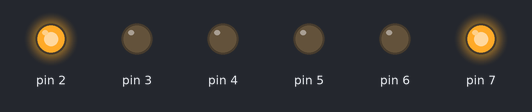
The sketch below on a simulated Arduino Uno, built with avr-gcc and run on an emulated ATmega328P. On the bench: output pins drawn as LEDs (lit = HIGH).

Above: at 1.2 s.
At 3.0 s:
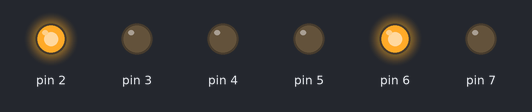
At 4.7 s:
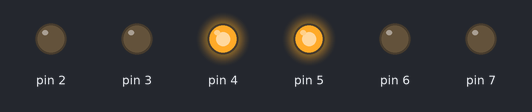
At 6.5 s:
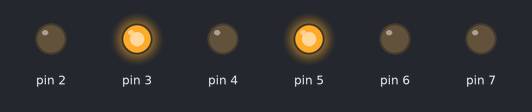
Timing chart, 0 to 9.1 s (numbered marks = the images above):
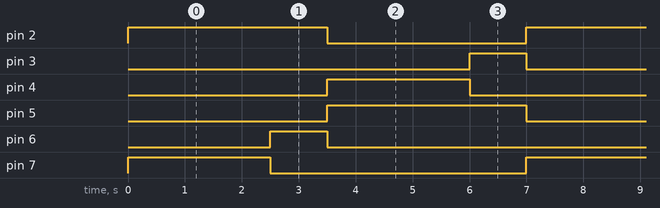

The sketch:

Feux_de_signalisation.ino
```cpp
void setup()
{
 pinMode(2, OUTPUT);
 pinMode(3, OUTPUT);
 pinMode(4, OUTPUT);
 pinMode(5, OUTPUT);
 pinMode(6, OUTPUT);
 pinMode(7, OUTPUT);

 digitalWrite(2, HIGH);
  digitalWrite(3, LOW);
  digitalWrite(4, LOW);
  digitalWrite(5, HIGH);
  digitalWrite(6, LOW);
  digitalWrite(7, LOW);

}

void loop()
{
 digitalWrite(2, HIGH);
  digitalWrite(3, LOW);
  digitalWrite(4, LOW);
  digitalWrite(5, LOW);
  digitalWrite(6, LOW);
  digitalWrite(7, HIGH);
  delay(2500);

  digitalWrite(2, HIGH);
  digitalWrite(3, LOW);
  digitalWrite(4, LOW);
  digitalWrite(5, LOW);
  digitalWrite(6, HIGH);
  digitalWrite(7, LOW);
  delay(1000);

  digitalWrite(2, LOW);
  digitalWrite(3, LOW);
  digitalWrite(4, HIGH);
  digitalWrite(5, HIGH);
  digitalWrite(6, LOW);
  digitalWrite(7, LOW);
  delay(2500);

  digitalWrite(2, LOW);
  digitalWrite(3, HIGH);
  digitalWrite(4, LOW);
  digitalWrite(5, HIGH);
  digitalWrite(6, LOW);
  digitalWrite(7, LOW);
  delay(1000);


}
```

Measured:
- by itself, pin 2, pin 5: alternates HIGH for 3.5 s and LOW for 3.5 s
- by itself, pin 3, pin 6: alternates HIGH for 1.0 s and LOW for 6.0 s
- by itself, pin 4, pin 7: alternates HIGH for 2.5 s and LOW for 4.5 s
